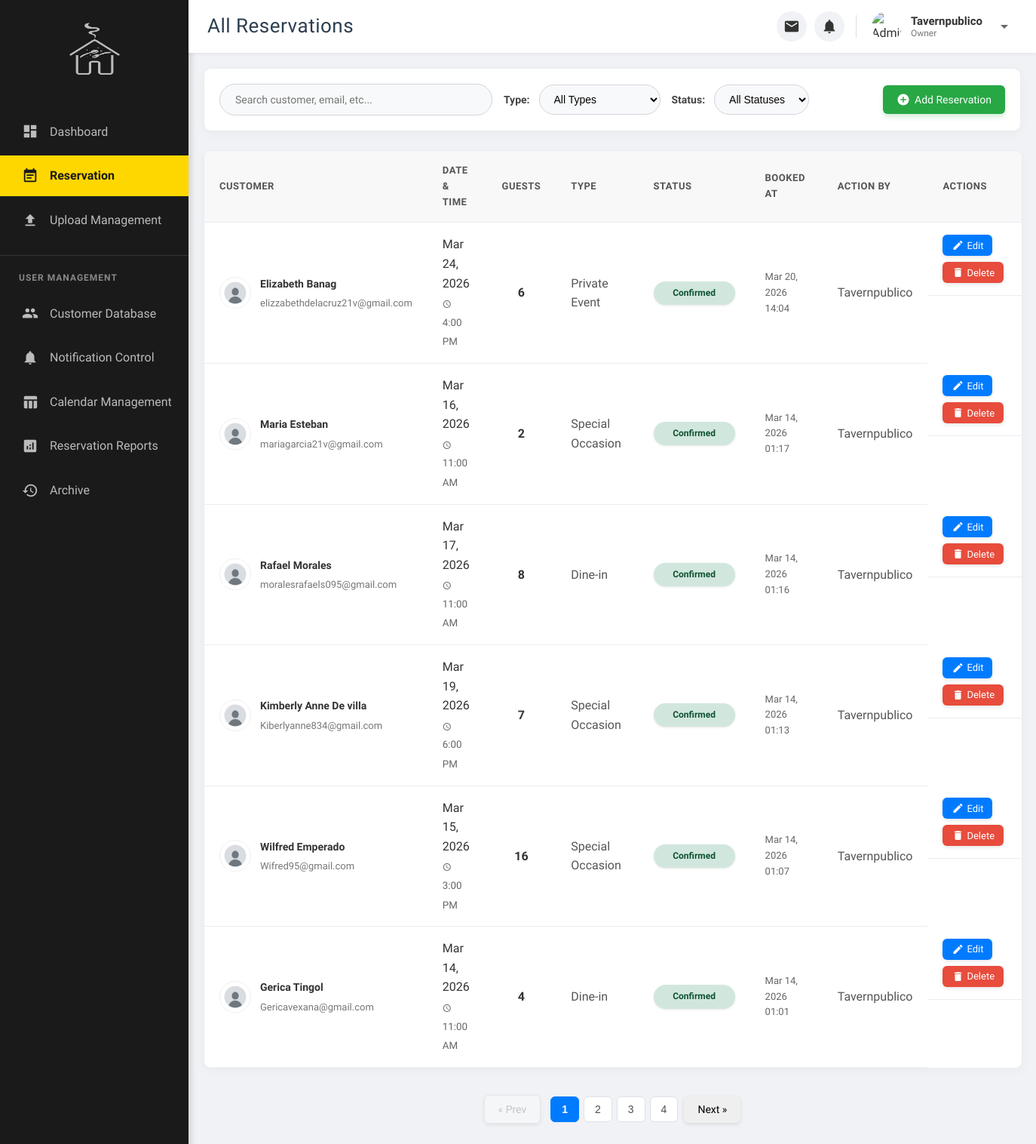
Screenshot of /reservation.php (signed in) with the database file from the repository.
### tables this page shows
CREATE TABLE `reservations` (
  `reservation_id` int(11) NOT NULL,
  `user_id` int(11) DEFAULT NULL,
  `res_date` date NOT NULL,
  `res_time` time NOT NULL,
  `num_guests` int(11) NOT NULL,
  `res_name` varchar(100) NOT NULL,
  `res_phone` varchar(20) NOT NULL,
  `res_email` varchar(100) NOT NULL,
  `status` varchar(50) DEFAULT 'Pending',
  `created_at` timestamp NOT NULL DEFAULT current_timestamp(),
  `assigned_table` varchar(50) DEFAULT NULL,
  `table_id` int(11) DEFAULT NULL,
  `is_notified` tinyint(1) NOT NULL DEFAULT 0,
  `deleted_at` timestamp NULL DEFAULT NULL,
  `source` varchar(50) NOT NULL DEFAULT 'Online',
  `reservation_type` varchar(50) NOT NULL DEFAULT 'Dine-in',
  `valid_id_path` varchar(255) DEFAULT NULL,
  `special_requests` text DEFAULT NULL,
  `applied_coupon_code` varchar(50) DEFAULT NULL,
  `action_by` varchar(100) DEFAULT NULL
);

CREATE TABLE `users` (
  `user_id` int(11) NOT NULL,
  `username` varchar(50) NOT NULL,
  `email` varchar(100) NOT NULL,
  `password_hash` varchar(255) NOT NULL,
  `otp` varchar(10) DEFAULT NULL,
  `otp_expiry` datetime DEFAULT NULL,
  `reset_token` varchar(255) DEFAULT NULL,
  `reset_token_expiry` datetime DEFAULT NULL,
  `is_verified` tinyint(1) NOT NULL DEFAULT 0,
  `is_admin` tinyint(1) NOT NULL DEFAULT 0,
  `role` varchar(50) NOT NULL DEFAULT 'customer',
  `permissions` text DEFAULT NULL,
  `avatar` varchar(255) DEFAULT NULL,
  `mobile` varchar(15) DEFAULT NULL,
  `birthday` date DEFAULT NULL,
  `birthday_last_updated` date DEFAULT NULL,
  `created_at` timestamp NOT NULL DEFAULT current_timestamp(),
  `deleted_at` timestamp NULL DEFAULT NULL
);

### reservation.php (the view, shortened to what this page needs)
<?php
require_once 'db_connect.php';
$allReservations = [];
$sql = "SELECT r.reservation_id, r.user_id, r.res_date, r.res_time, r.num_guests,
        r.res_name, r.res_phone, r.res_email, r.status, r.created_at,
        r.reservation_type, r.valid_id_path,
        r.applied_coupon_code,
        r.action_by,
        r.special_requests,
        u.avatar
        FROM reservations r
        LEFT JOIN users u ON r.user_id = u.user_id
        WHERE r.deleted_at IS NULL
        ORDER BY r.created_at DESC";
if ($result = mysqli_query($link, $sql)) {
    while ($row = mysqli_fetch_assoc($result)) {
        $allReservations[] = $row;
    }
} else {
    error_log("Reservation page database error: " . mysqli_error($link));
}
?>
<!DOCTYPE html>
<html lang="en">
<head>
    <link rel="stylesheet" href="CSS/admin.css">
</head>
<body>
    <div class="page-wrapper">
        <?php
        if (isset($_SESSION['role']) && $_SESSION['role'] === 'manager') {
            include 'partials/manager_sidebar.php';
        } else {
        ?>
            <aside class="admin-sidebar">
                <div class="sidebar-header">
                    <img src="Tavern.png" alt="Home Icon" class="home-icon">
                </div>
                <nav>
                    <ul class="sidebar-menu">
                        <li class="menu-item"><a href="admin.php"><i class="material-icons">dashboard</i> Dashboard</a></li>
                        <li class="menu-item active"><a href="reservation.php"><i class="material-icons">event_note</i> Reservation</a></li>
                        <li class="menu-item"><a href="update.php"><i class="material-icons">file_upload</i> Upload Management</a></li>
                    </ul>
                    <div class="user-management-title">User Management</div>
                    <ul class="sidebar-menu user-management-menu">
                       <li class="menu-item"><a href="customer_database.php"><i class="material-icons">people</i> Customer Database</a></li>
                       <li class="menu-item"><a href="notification_control.php"><i class="material-icons">notifications</i> Notification Control</a></li>
                        <li class="menu-item"><a href="table_management.php"><i class="material-icons">table_chart</i>Calendar Management</a></li>
                        <li class="menu-item"><a href="reports.php"><i class="material-icons">analytics</i>Reservation Reports</a></li>
                        <li class="menu-item"><a href="deletion_history.php"><i class="material-icons">history</i>Archive</a></li>
                    </ul>
                </nav>
            </aside>
        <?php
        }
        ?>
        <div class="admin-content-area">
            <header class="main-header">
                <div class="header-content">
                    <h1 class="header-page-title">All Reservations</h1>
                    <div class="admin-header-right">
                        <div class="admin-notification-area">
                            <div class="admin-notification-item">
                                <button class="admin-notification-button" id="adminMessageBtn" title="Messages">
                                    <i class="material-icons">email</i>
                                </button>
                            </div>
                            <div class="admin-notification-item">
                                <button class="admin-notification-button" id="adminReservationBtn" title="Reservations">
                                    <i class="material-icons">notifications</i> <span class="admin-notification-badge" id="adminReservationCount" style="display: none;">0</span>
                                </button>
                            </div>
                        </div>
                        <div class="admin-profile-dropdown">
                            <div class="admin-profile-area" id="adminProfileBtn">
                                <?php $admin_avatar_path = isset($_SESSION['avatar']) && file_exists($_SESSION['avatar']) ? htmlspecialchars($_SESSION['avatar']) : 'images/default_avatar.png'; ?>
                                <img src="<?php echo $admin_avatar_path; ?>" alt="Admin Avatar" class="admin-avatar">
                                <div class="admin-user-info">
                                    <span class="admin-username"><?php echo htmlspecialchars($_SESSION['username']); ?></span>
                                    <span class="admin-role"><?php echo ucfirst(htmlspecialchars($_SESSION['role'])); ?></span>
                                </div>
                                <i class="material-icons" style="color: #666; margin-left: 5px;">arrow_drop_down</i>
                            </div>
                        </div>
                    </div>
                    </div>
            </header>
            <main class="dashboard-main-content">
                <div class="reservation-page-header">
                    <div class="header-controls">
                        <input type="text" id="reservationSearch" class="search-input" placeholder="Search customer, email, etc...">
                        <div class="sort-by-status">
                            <label for="typeSort">Type:</label>
                            <select id="typeSort" class="form-control">
                                <option value="all">All Types</option>
                            </select>
                        </div>
                        <div class="sort-by-status">
                            <label for="statusSort">Status:</label>
                            <select id="statusSort" class="form-control">
                                <option value="all">All Statuses</option>
                            </select>
                        </div>
                    </div>
                    <button id="addReservationBtn" class="btn btn-primary"><i class="material-icons">add_circle</i> Add Reservation</button>
                </div>
                <section class="all-reservations-section">
                    <div class="table-responsive">
                        <table>
                            <thead>
                                <tr>
                                    <th>CUSTOMER</th>
                                    <th>DATE & TIME</th>
                                    <th>GUESTS</th>
                                    <th>TYPE</th>
                                    <th>STATUS</th>
                                    <th>BOOKED AT</th>
                                    <th>ACTION BY</th>
                                    <th>ACTIONS</th>
                                </tr>
                            </thead>
                            <tbody>
                                <?php if (empty($allReservations)): ?>
                                    <tr><td colspan="8" style="text-align: center; color: #777;">No reservations found.</td></tr>
                                <?php else: ?>
                                    <?php foreach ($allReservations as $reservation): ?>
                                        <?php
                                            $statusClass = strtolower($reservation['status']);
                                            $fullReservationData = [
                                                'reservation_id' => $reservation['reservation_id'], 'user_id' => $reservation['user_id'] ?? 'N/A',
                                                'res_date' => $reservation['res_date'], 'res_time' => $reservation['res_time'],
                                                'num_guests' => $reservation['num_guests'], 'res_name' => $reservation['res_name'],
                                                'res_phone' => $reservation['res_phone'], 'res_email' => $reservation['res_email'],
                                                'status' => $reservation['status'], 'created_at' => $reservation['created_at'],
                                                'reservation_type' => $reservation['reservation_type'],
                                                'valid_id_path' => $reservation['valid_id_path'],
                                                'applied_coupon_code' => $reservation['applied_coupon_code'] ?? null,
                                                'special_requests' => $reservation['special_requests'] ?? null,
                                                'action_by' => $reservation['action_by'] ?? null
                                            ];
                                            $fullReservationJson = htmlspecialchars(json_encode($fullReservationData), ENT_QUOTES, 'UTF-8');
                                        ?>
                                        <tr data-reservation-id="<?php echo $reservation['reservation_id']; ?>"
                                            data-full-reservation='<?php echo $fullReservationJson; ?>'
                                            data-status="<?php echo htmlspecialchars($reservation['status']); ?>"
                                            data-type="<?php echo htmlspecialchars($reservation['reservation_type'] ?? 'Dine-in'); ?>">
                                            <td>
                                                <?php
                                                $avatar_path = !empty($reservation['avatar']) && file_exists($reservation['avatar']) ? $reservation['avatar'] : 'images/default_avatar.png';
                                                $customer_info_html = '
                                                    <div class="customer-info">
                                                        <img src="' . htmlspecialchars($avatar_path) . '" alt="Customer Avatar" class="customer-avatar">
                                                        <div>
                                                            <strong>' . htmlspecialchars($reservation['res_name']) . '</strong><br>
                                                            <small>' . htmlspecialchars($reservation['res_email']) . '</small>
                                                        </div>
                                                    </div>';
                                                if (!empty($reservation['user_id'])) {
                                                    echo '<a href="view_customer.php?id=' . $reservation['user_id'] . '&return_to=reservation" style="text-decoration: none; color: inherit;">' . $customer_info_html . '</a>';
                                                } else {
                                                    echo $customer_info_html;
                                                }
                                                ?>
                                            </td>
                                            <td>
                                                <span style="font-weight: 500; color: #333;"><?php echo htmlspecialchars(date('M d, Y', strtotime($reservation['res_date']))); ?></span><br>
                                                <small style="color: #666;"><i class="material-icons" style="font-size: 12px; vertical-align: text-bottom;">access_time</i> <?php echo htmlspecialchars(date('g:i A', strtotime($reservation['res_time']))); ?></small>
                                            </td>
                                            <td style="font-weight: 600; text-align: center;"><?php echo htmlspecialchars($reservation['num_guests']); ?></td>
                                            <td style="color: #555;"><?php echo htmlspecialchars($reservation['reservation_type'] ?? 'Dine-in'); ?></td>
                                            <td><span class="status-badge <?php echo $statusClass; ?>"><?php echo htmlspecialchars($reservation['status']); ?></span></td>
                                            <td style="color: #666; font-size: 13px;"><?php echo htmlspecialchars(date('M d, Y H:i', strtotime($reservation['created_at']))); ?></td>
                                            <td style="color: #555;"><?php echo htmlspecialchars($reservation['action_by'] ?? 'N/A'); ?></td>
                                            <td class="actions">
                                                <button class="btn btn-small view-edit-btn"><i class="material-icons">edit</i> Edit</button>
                                                <button class="btn btn-small delete-btn"><i class="material-icons">delete</i> Delete</button>
                                            </td>
                                        </tr>
                                    <?php endforeach; ?>
                                <?php endif; ?>
                            </tbody>
                        </table>
                    </div>
                    <div class="pagination-container">
                        <button class="btn" id="prevPageBtn" disabled>&laquo; Prev</button>
                        <div id="pageNumbers"></div>
                        <button class="btn" id="nextPageBtn">Next &raquo;</button>
                    </div>
                </section>
            </main>
        </div>
    </div>
</body>
</html>

### rows the page displays
reservations: user.avatar (picture), res_name "Elizabeth Banag", res_email "elizzabethdelacruz21v@gmail.com", res_date "Mar 24, 2026", res_time "4:00 PM", num_guests "6", reservation_type "Private Event", status "Confirmed", created_at "Mar 20, 2026 14:04", action_by "Tavernpublico"
reservations: user.avatar (picture), res_name "Maria Esteban", res_email "mariagarcia21v@gmail.com", res_date "Mar 16, 2026", res_time "11:00 AM", num_guests "2", reservation_type "Special Occasion", status "Confirmed", created_at "Mar 14, 2026 01:17", action_by "Tavernpublico"
reservations: user.avatar (picture), res_name "Rafael Morales", res_email "moralesrafaels095@gmail.com", res_date "Mar 17, 2026", res_time "11:00 AM", num_guests "8", reservation_type "Dine-in", status "Confirmed", created_at "Mar 14, 2026 01:16", action_by "Tavernpublico"
reservations: user.avatar (picture), res_name "Kimberly Anne De villa", res_email "Kiberlyanne834@gmail.com", res_date "Mar 19, 2026", res_time "6:00 PM", num_guests "7", reservation_type "Special Occasion", status "Confirmed", created_at "Mar 14, 2026 01:13", action_by "Tavernpublico"
reservations: user.avatar (picture), res_name "Wilfred Emperado", res_email "Wifred95@gmail.com", res_date "Mar 15, 2026", res_time "3:00 PM", num_guests "16", reservation_type "Special Occasion", status "Confirmed", created_at "Mar 14, 2026 01:07", action_by "Tavernpublico"
reservations: user.avatar (picture), res_name "Gerica Tingol", res_email "Gericavexana@gmail.com", res_date "Mar 14, 2026", res_time "11:00 AM", num_guests "4", reservation_type "Dine-in", status "Confirmed", created_at "Mar 14, 2026 01:01", action_by "Tavernpublico"

### other values shown
$_SESSION['username'] "Tavernpublico"
$_SESSION['role'] "Owner"
